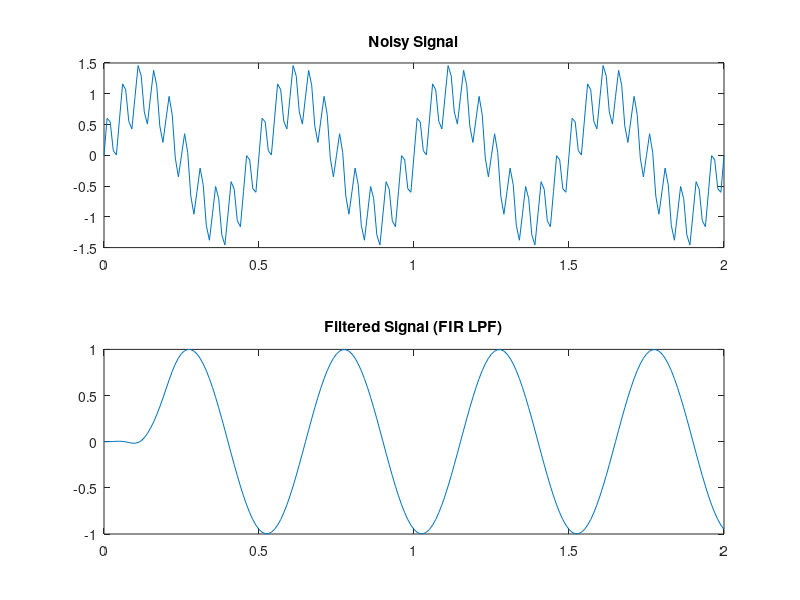

Write the MATLAB code that produced this figure.
t = 0:0.01:2; 
x_clean = sin(2*pi*2*t); % 2 Hz signal
noise = 0.5 * sin(2*pi*20*t); % 20 Hz noise
x_noisy = x_clean + noise;

order = 30; 
cutoff = 0.2; % Normalized freq (0 to 1)
b = fir1(order, cutoff);
x_filtered = filter(b, 1, x_noisy);

subplot(2,1,1); 
plot(t, x_noisy); 
title('Noisy Signal');

subplot(2,1,2); 
plot(t, x_filtered); 
title('Filtered Signal (FIR LPF)');
